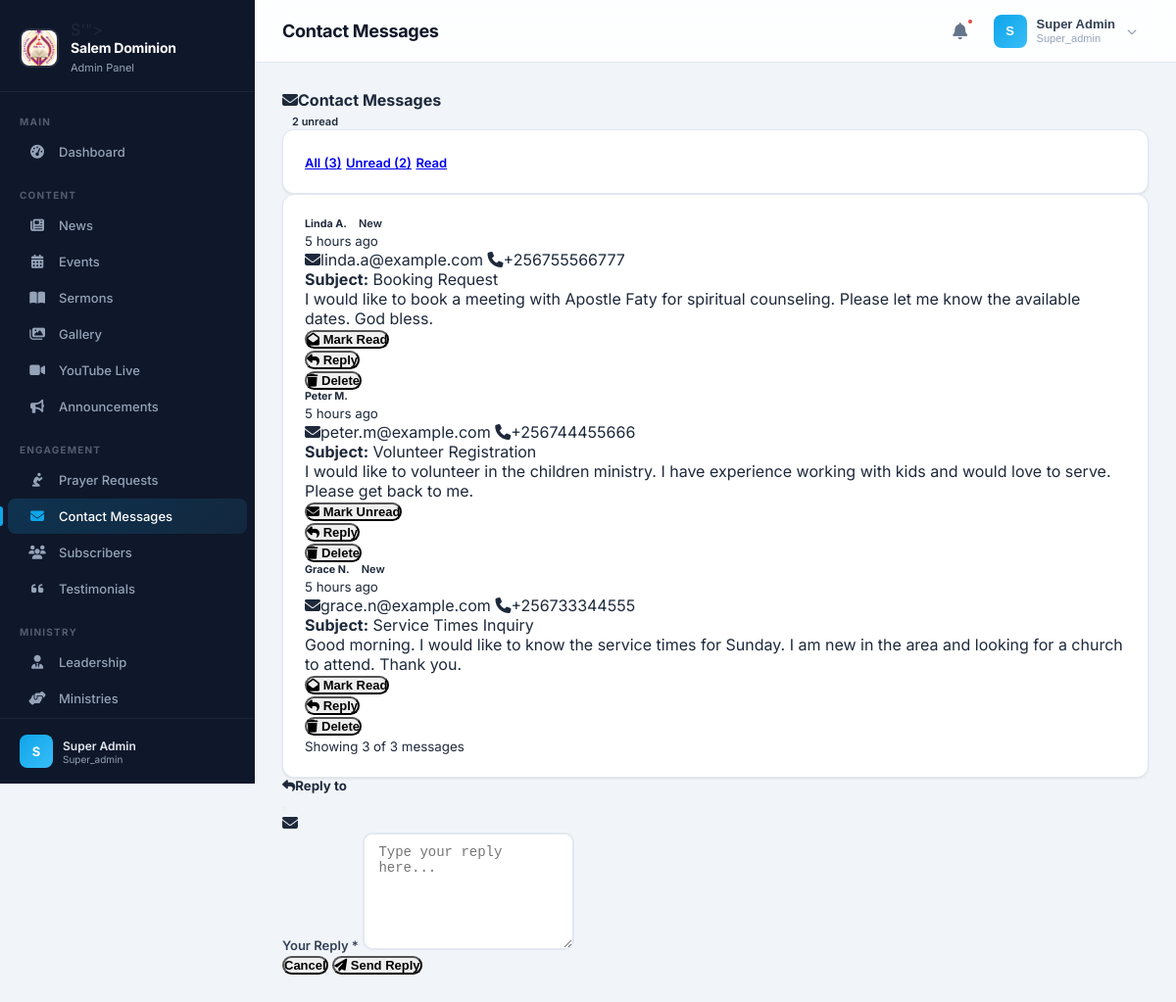
The page /admin/dashboard.php?section=contact-messages (signed in) on the database its author committed.
### tables this page shows
CREATE TABLE `contact_messages` (
  `id` int(11) NOT NULL,
  `name` varchar(255) NOT NULL,
  `email` varchar(255) NOT NULL,
  `phone` varchar(20) DEFAULT NULL,
  `subject` varchar(255) DEFAULT NULL,
  `message` text NOT NULL,
  `status` enum('unread','read','replied','archived') NOT NULL DEFAULT 'unread',
  `is_read` tinyint(1) NOT NULL DEFAULT 0,
  `read_at` datetime DEFAULT NULL,
  `replied_at` datetime DEFAULT NULL,
  `reply_message` text DEFAULT NULL,
  `replied_by` int(11) DEFAULT NULL,
  `created_at` timestamp NOT NULL DEFAULT current_timestamp()
);

### includes/database.php (called while the page is built, shortened)
<?php
class Database {
    private ?PDO $pdo = null;
    private function __construct(string $host, string $user, string $pass, string $name, string $port = '3306', string $charset = 'utf8mb4') {
        $dsn = "mysql:host={$host};port={$port};dbname={$name};charset={$charset}";
        try {
            $this->pdo = new PDO($dsn, $user, $pass, [
                PDO::ATTR_ERRMODE            => PDO::ERRMODE_EXCEPTION,
                PDO::ATTR_DEFAULT_FETCH_MODE => PDO::FETCH_ASSOC,
                PDO::ATTR_EMULATE_PREPARES   => false,
                PDO::MYSQL_ATTR_INIT_COMMAND => "SET NAMES {$charset} COLLATE {$charset}_unicode_ci",
                PDO::MYSQL_ATTR_FOUND_ROWS   => true,
            ]);
        } catch (PDOException $e) {
            error_log("Database connection failed ({$name}): " . $e->getMessage());
            $this->pdo = null;
            throw $e;
        }
    }
    public function query(string $sql, array $params = []): PDOStatement {
        $stmt = $this->pdo->prepare($sql);
        $stmt->execute($params);
        return $stmt;
    }
    public function fetch(string $sql, array $params = []): ?array {
        $stmt = $this->query($sql, $params);
        $result = $stmt->fetch();
        return $result ?: null;
    }
    public function count(string $table, string $where = '1=1', array $params = []): int {
        $sql = "SELECT COUNT(*) as cnt FROM `{$table}` WHERE {$where}";
        $row = $this->fetch($sql, $params);
        return $row ? (int)$row['cnt'] : 0;
    }
}

### includes/helpers.php (called while the page is built, shortened)
<?php
function sanitize(string $input): string {
    return htmlspecialchars(trim($input), ENT_QUOTES, 'UTF-8');
}
function paginate(string $table, $db, int $perPage = ITEMS_PER_PAGE, int $currentPage = 1, string $where = '', array $params = [], string $orderBy = 'id DESC'): array {
    if ($db instanceof Database) {
        $pdo = $db->getPdo();
    } elseif ($db instanceof PDO) {
        $pdo = $db;
    } else {
        $pdo = Database::getInstance()->getPdo();
    }
    $countQuery = "SELECT COUNT(*) FROM {$table}";
    if (!empty($where)) {
        $countQuery .= " WHERE {$where}";
    }
    $stmt = $pdo->prepare($countQuery);
    $stmt->execute($params);
    $total = (int)$stmt->fetchColumn();
    $totalPages = max(1, ceil($total / $perPage));
    $currentPage = max(1, min($currentPage, $totalPages));
    $offset = ($currentPage - 1) * $perPage;
    $query = "SELECT * FROM {$table}";
    if (!empty($where)) {
        $query .= " WHERE {$where}";
    }
    $query .= " ORDER BY {$orderBy} LIMIT {$perPage} OFFSET {$offset}";
    $stmt = $pdo->prepare($query);
    $stmt->execute($params);
    $items = $stmt->fetchAll(PDO::FETCH_ASSOC);
    return [
        'items'       => $items,
        'total'       => $total,
        'page'        => $currentPage,
        'per_page'    => $perPage,
        'total_pages' => $totalPages,
    ];
}
function timeAgo(string $datetime): string {
    $time = strtotime($datetime);
    $diff = time() - $time;
    if ($diff < 86400) return floor($diff / 3600) . ' hours ago';
    return date('M j, Y', $time);
}
function truncate(string $text, int $length = 100): string {
    if (strlen($text) <= $length) return $text;
    return substr($text, 0, $length) . '...';
}

### admin/modules/contact-messages.php (the view, shortened to what this page needs)
<?php
$db = Database::getInstance();
$filterRead = $_GET['read'] ?? '';
$page = max(1, (int)($_GET['page'] ?? 1));
$perPage = ADMIN_ITEMS_PER_PAGE;
$where = '1=1';
$params = [];
$pagination = paginate('contact_messages', $db, $perPage, $page, $where, $params);
$messages = $pagination['items'];
$total = $pagination['total'];
$unreadCount = $db->count('contact_messages', "is_read = 0");
?>
<div class="d-flex justify-content-between align-items-center mb-4">
    <h4 class="mb-0"><i class="fas fa-envelope me-2"></i>Contact Messages</h4>
    <span class="badge bg-danger fs-6"><?= $unreadCount ?> unread</span>
</div>
<div class="card mb-4">
    <div class="card-body">
        <div class="btn-group">
            <a href="?read=" class="btn btn-outline-primary <?= $filterRead === '' ? 'active' : '' ?>">All (<?= $db->count('contact_messages') ?>)</a>
            <a href="?read=unread" class="btn btn-outline-primary <?= $filterRead === 'unread' ? 'active' : '' ?>">Unread (<?= $unreadCount ?>)</a>
            <a href="?read=read" class="btn btn-outline-primary <?= $filterRead === 'read' ? 'active' : '' ?>">Read</a>
        </div>
    </div>
</div>
<div class="card">
    <div class="card-body">
        <?php if (empty($messages)): ?>
            <div class="text-center py-5">
                <i class="fas fa-envelope-open fa-3x text-muted mb-3"></i>
                <p class="text-muted">No messages found.</p>
            </div>
        <?php else: ?>
            <div class="list-group">
                <?php foreach ($messages as $item): ?>
                <div class="list-group-item list-group-item-action <?= !$item['is_read'] ? 'border-start border-primary border-3' : '' ?>">
                    <div class="d-flex justify-content-between align-items-start">
                        <div class="flex-grow-1">
                            <div class="d-flex justify-content-between align-items-center mb-1">
                                <h6 class="mb-0 <?= !$item['is_read'] ? 'fw-bold' : '' ?>">
                                    <?= sanitize($item['name'] ?: 'Unknown') ?>
                                    <?php if (!$item['is_read']): ?>
                                        <span class="badge bg-primary ms-2">New</span>
                                    <?php endif; ?>
                                </h6>
                                <small class="text-muted"><?= timeAgo($item['created_at']) ?></small>
                            </div>
                            <p class="mb-1 text-muted small">
                                <i class="fas fa-envelope me-1"></i><?= sanitize($item['email'] ?: 'No email') ?>
                                <?php if (!empty($item['phone'])): ?>
                                    <span class="ms-2"><i class="fas fa-phone me-1"></i><?= sanitize($item['phone']) ?></span>
                                <?php endif; ?>
                            </p>
                            <?php if (!empty($item['subject'])): ?>
                                <p class="mb-1"><strong>Subject:</strong> <?= sanitize($item['subject']) ?></p>
                            <?php endif; ?>
                            <p class="mb-2"><?= sanitize(truncate($item['message'] ?? $item['body'] ?? '', 150)) ?></p>
                            <div class="btn-group btn-group-sm mt-1">
                                <form method="POST" class="d-inline">
                                    <button type="submit" class="btn btn-sm btn-outline-<?= $item['is_read'] ? 'secondary' : 'primary' ?>">
                                        <i class="fas fa-<?= $item['is_read'] ? 'envelope' : 'envelope-open' ?> me-1"></i>
                                        <?= $item['is_read'] ? 'Mark Unread' : 'Mark Read' ?>
                                    </button>
                                </form>
                                <button type="button" class="btn btn-sm btn-outline-success" onclick="showReplyModal(<?= $item['id'] ?>, '<?= sanitize(addslashes($item['email'] ?? '')) ?>', '<?= sanitize(addslashes($item['name'] ?? '')) ?>')">
                                    <i class="fas fa-reply me-1"></i> Reply
                                </button>
                                <form method="POST" class="d-inline" onsubmit="return confirm('Delete this message permanently?')">
                                    <button type="submit" class="btn btn-sm btn-outline-danger">
                                        <i class="fas fa-trash me-1"></i> Delete
                                    </button>
                                </form>
                            </div>
                        </div>
                    </div>
                </div>
                <?php endforeach; ?>
            </div>
            <small class="text-muted">Showing <?= count($messages) ?> of <?= $total ?> messages</small>
        <?php endif; ?>
    </div>
</div>
<div class="modal fade" id="replyModal" tabindex="-1">
    <div class="modal-dialog">
        <div class="modal-content">
            <form method="POST" id="replyForm">
                <div class="modal-header">
                    <h5 class="modal-title"><i class="fas fa-reply me-2"></i>Reply to <span id="reply_to_name"></span></h5>
                    <button type="button" class="btn-close" data-bs-dismiss="modal"></button>
                </div>
                <div class="modal-body">
                    <p class="text-muted small"><i class="fas fa-envelope me-1"></i> <span id="reply_to_email"></span></p>
                    <div class="mb-3">
                        <label class="form-label">Your Reply *</label>
                        <textarea name="reply_message" class="form-control" rows="6" required placeholder="Type your reply here..."></textarea>
                    </div>
                </div>
                <div class="modal-footer">
                    <button type="button" class="btn btn-secondary" data-bs-dismiss="modal">Cancel</button>
                    <button type="submit" class="btn btn-success"><i class="fas fa-paper-plane me-1"></i> Send Reply</button>
                </div>
            </form>
        </div>
    </div>
</div>

### admin/dashboard.php (style rules this page uses)
*, *::before, *::after { margin: 0; padding: 0; box-sizing: border-box; }
:root { --sidebar-width: 260px; --sidebar-collapsed: 0px; --topbar-height: 64px; --bg-primary: #0f172a; --bg-secondary: #1e293b; --bg-accent: #0ea5e9; --bg-page: #f1f5f9; --text-sidebar: #94a3b8; --text-sidebar-active: #ffffff; --border-color: #e2e8f0; --card-bg: #ffffff; --shadow-sm: 0 1px 3px rgba(0,0,0,0.06), 0 1px 2px rgba(0,0,0,0.04); --shadow-md: 0 4px 12px rgba(0,0,0,0.07), 0 2px 4px rgba(0,0,0,0.04); --shadow-lg: 0 10px 30px rgba(0,0,0,0.08); --radius: 12px; --radius-sm: 8px; }
body { font-family: 'Inter', -apple-system, BlinkMacSystemFont, sans-serif; background: var(--bg-page); color: #1e293b; min-height: 100vh; -webkit-font-smoothing: antialiased; }
.card { background: var(--card-bg); border-radius: var(--radius); box-shadow: var(--shadow-sm); border: 1px solid var(--border-color); overflow: hidden; transition: box-shadow 0.25s ease; }
.card-body { padding: 22px; }
.form-control, .form-select { border-radius: 10px; padding: 10px 14px; border: 2px solid #e2e8f0; font-size: 14px; transition: border-color 0.2s, box-shadow 0.2s; }
.form-label { font-size: 13px; font-weight: 600; color: #334155; margin-bottom: 6px; }
.btn { border-radius: 10px; font-weight: 600; font-size: 13px; transition: all 0.2s; }
.badge { font-weight: 600; font-size: 11px; padding: 4px 10px; border-radius: 6px; }

### rows shown on the page
contact_messages: name "Linda A.", is_read "New", created_at "5 hours ago", email "linda.a@example.com", phone "+256755566777", subject "Booking Request", message "I would like to book a meeting with Apostle Faty for spiritual counseling. Please let me know the available dates. God bless."
contact_messages: name "Peter M.", created_at "5 hours ago", email "peter.m@example.com", phone "+256744455666", subject "Volunteer Registration", message "I would like to volunteer in the children ministry. I have experience working with kids and would love to serve. Please get back to me.", is_read 1 (drawn)
contact_messages: name "Grace N.", is_read "New", created_at "5 hours ago", email "grace.n@example.com", phone "+256733344555", subject "Service Times Inquiry", message "Good morning. I would like to know the service times for Sunday. I am new in the area and looking for a church to attend. Thank you."

### other values the page prints
$groupName "MAIN"
$item['label'] "Dashboard"
$groupName "CONTENT"
$item['label'] "News"
$item['label'] "Events"
$item['label'] "Sermons"
$item['label'] "Gallery"
$item['label'] "YouTube Live"
$item['label'] "Announcements"
$groupName "ENGAGEMENT"
$item['label'] "Prayer Requests"
$item['label'] "Contact Messages"
$item['label'] "Subscribers"
$item['label'] "Testimonials"
$groupName "MINISTRY"
